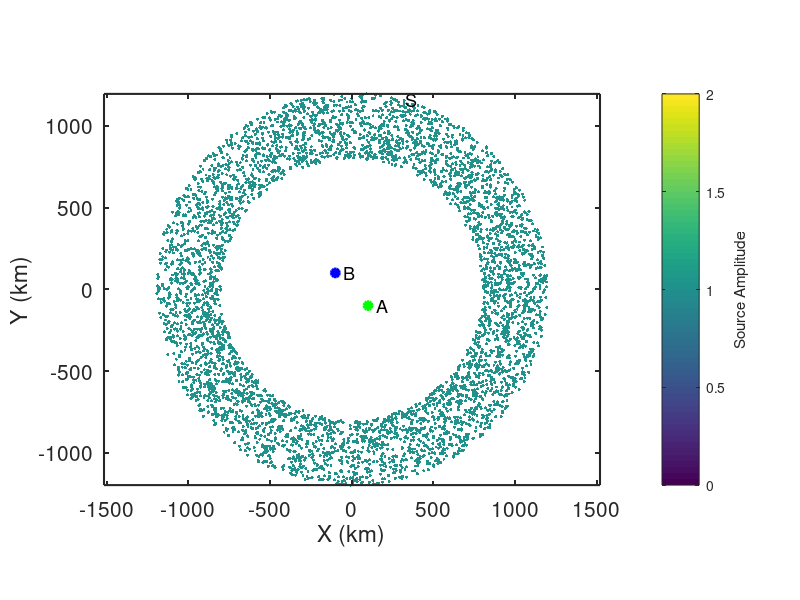

Write the MATLAB code that produced this figure. (Note: this script raises an error after producing the figure.)
% Simulate ambient noise within a homogeneous, isotropic, acoustic half-space 
% for random sources that form a finite-width donut.
%
% jbrussell - 7/2023

clear; close all;

addpath('../functions/');

dx = 10; % km
x = [-1000:dx:1000]; % km
y = [-1000:dx:1000]; % km
dt = 1; % sec
Ndays = 10;
t = [0:dt:60*60]; % [sec] daily time axis

% Location of virtual source (A)
x_Asrc = 100; % km
y_Asrc = -100; % km

% Location of receiver (B)
x_Brec = -100; % km
y_Brec = 100; % km

% Location of "source" ring (S)
N_sources = 5000; % Number of sources
N_excite = 1; % number of times to randomly excite each Source each hour
dr_S = 200; % [km] width of annulus, S
r_S = 1000 + (dr_S*2*rand(N_sources,1)' - dr_S); %1000; % [km] radius of source ring
% dtheta = 0.1;
theta_S = 360*rand(N_sources,1)'; %[0:dtheta:360-dtheta];
% r_S(theta_S>90 & theta_S<180) = []; % remove sector of sources
% theta_S(theta_S>90 & theta_S<180) = []; % remove sector of sources
x_S = r_S.*sind(theta_S);
y_S = r_S.*cosd(theta_S);
amp_S = ones(size(x_S)); % amplitude of sources

% Medium properties
vel = 3.5; % [km/s] velocity of medium

% Define source type
source_type = 'ricker'; % 'ricker' or 'microseism'
% RICKER  (impulsive source)
f_cent = 1/8; % 1/100; % [1/s] dominant frequency of Ricker wavelet
% MICROSEISM  (continuous source)
fmin = 1/10; % minimum frequency to sum over
fmax = 1/3; % maximum frequency to sum over


figure(98); clf;
box on; hold on;
plot(x_Asrc,y_Asrc,'og','linewidth',2,'MarkerFaceColor','g');
text(x_Asrc+50,y_Asrc,'A','fontsize',13);
plot(x_Brec,y_Brec,'ob','linewidth',2,'MarkerFaceColor','b');
text(x_Brec+50,y_Brec,'B','fontsize',13);
scatter(x_S,y_S,amp_S*5,amp_S,'o','filled');
text(x_S(1),y_S(1)+75,'S','fontsize',13);
axis square; axis equal;
set(gca,'fontsize',15,'linewidth',1.5,'layer','top');
xlabel('X (km)');
ylabel('Y (km)');
cb = colorbar;
ylabel(cb,'Source Amplitude');
colormap(viridis);

%% Generate wavefield at ring of sources S

% Build frequency and time axes
Nt = length(t);
Fs = 1./dt;
f = Fs*(0:(Nt/2))/Nt;
time = ([0:Nt-1]-floor(Nt/2))*dt;  % build lagtime vector for plotting
time = [time(time<0), time(time>=0)];

% Expected time between A and B
R_A_B = sqrt((x_Asrc-x_Brec).^2 + (y_Asrc-y_Brec).^2); % [km] distance from A to B
t_A_B = R_A_B ./ vel;

% Theoretical prediction of ccf from Goran's class notes
ccf_pre = real(1 ./ sqrt(t_A_B.^2 - time.^2));
A = 1;
J0_pre = besselj(0,2*pi*f*t_A_B) * A;

cohsum = zeros(size(t));
ccf_auto = zeros(size(t));
ihrs_total = 0;
ccf_all = {};
cohsum_all = {};
ccf_misfit = [];
for iday = 1:Ndays
    for ihr = 1 : (24/(max(t)/60/60))
        % Generate wavefields at A and B due to random noise at all Si
        Si_A = zeros(size(t));
        Si_B = zeros(size(t));
        for isrc = 1:length(x_S)
            R_Si_A = sqrt((x_Asrc-x_S(isrc)).^2 + (y_Asrc-y_S(isrc)).^2); % [km] distance from Si to A
            R_Si_B = sqrt((x_Brec-x_S(isrc)).^2 + (y_Brec-y_S(isrc)).^2); % [km] distance from Si to B

            % Loop through and generate sources, Si
            for ii = 1:N_excite
                if strcmp(source_type,'ricker')
                    % Ricker wavelet
                    % Generate random wavelet start times
                    tshift = max(t) .* rand(1,1);
                    Si_A = Si_A + amp_S(isrc) .* ricker_wavelet(t-tshift,R_Si_A,vel,f_cent);
                    Si_B = Si_B + amp_S(isrc) .* ricker_wavelet(t-tshift,R_Si_B,vel,f_cent);
                elseif strcmp(source_type,'microseism')
                    freq = f(f>=fmin & f<=fmax);
                    phi_rand = (2*pi)*rand(1,length(freq)); % random phase between [0,2*pi]
                    Si_A = Si_A + amp_S(isrc) .* microseism_source(t,R_Si_A,vel,freq,phi_rand);
                    Si_B = Si_B + amp_S(isrc) .* microseism_source(t,R_Si_B,vel,freq,phi_rand);
                else
                    error('Source type must be ''ricker'' or ''microseism''');
                end
            end
        end
        
        % Taper waveform
        Si_A = cos_taper(Si_A);
        Si_B = cos_taper(Si_B);

        % Calculate power spectra
        fftA = fft(Si_A);
        % fftA = spectrumwhiten_smooth(fftA,0.001);
%         P_A = abs(fftA/Nt);
%         P_A = P_A(1:Nt/2+1);
%         P_A(2:end-1) = 2*P_A(2:end-1);
        fftB = fft(Si_B);
        % fftB = spectrumwhiten_smooth(fftB,0.001);
%         P_B = abs(fftB/Nt);
%         P_B = P_B(1:Nt/2+1);
%         P_B(2:end-1) = 2*P_B(2:end-1);

        % Calculate cross-correlation (A --> B Causal; B --> A Acausal)
        cohsum = cohsum + fftB.*conj(fftA) ./ abs(fftB) ./ abs(fftA);
        ccf = real(ifft(cohsum,Nt)); % inverse FFT to get time domain
        ccf = fftshift(ccf); % rearrange values as [-lag lag]
        ccf = detrend(ccf);
        ccf = cos_taper(ccf);
        
        % Auto-correlation
%         ccf_auto = ccf_auto + xcorr(Si_A,Si_A,floor(length(t)/2));
        
        ihrs_total = ihrs_total + 1;
        ccf_all{ihrs_total} = ccf;
        cohsum_all{ihrs_total} = cohsum;
        ccf_misfit(ihrs_total) = sum((ccf_all{ihrs_total} ./ max(ccf_all{ihrs_total}) - ccf_pre ./ max(ccf_pre)).^2) / length(ccf_pre);
        
        if 1 && mod(ihrs_total,12)==0
            figure(99); clf;
            set(gcf,'position',[2         206        1730         814]);
            
            subplot(2,2,1); box on; hold on;
            plot(x_Asrc,y_Asrc,'og','linewidth',2,'MarkerFaceColor','g');
            text(x_Asrc+50,y_Asrc,'A','fontsize',13);
            plot(x_Brec,y_Brec,'ob','linewidth',2,'MarkerFaceColor','b');
            text(x_Brec+50,y_Brec,'B','fontsize',13);
            scatter(x_S,y_S,amp_S*5,amp_S,'o','filled');
            text(x_S(1),y_S(1)+75,'S','fontsize',13);
            axis square;
            set(gca,'fontsize',15,'linewidth',1.5,'layer','top');
            xlabel('X (km)');
            ylabel('Y (km)');
            cb = colorbar;
            ylabel(cb,'Source Amplitude');
            colormap(viridis);
            
            subplot(2,2,3); box on; hold on;
            plot([1:ihrs_total],ccf_misfit,'-b','linewidth',2);
            plot(ihrs_total,ccf_misfit(ihrs_total),'ok','linewidth',1,'markersize',12,'MarkerFaceColor','b');
            set(gca,'fontsize',15,'linewidth',1.5);
            xlabel('Data length (hr)');
            ylabel('Misfit');

            subplot(2,2,2); box on; hold on;
%             ccf_pre_conv = conv(ccf_pre,ccf_auto,'same');
            plot(time,ccf_all{ihrs_total} ./ max(ccf_all{ihrs_total}),'-k','linewidth',2);
            plot(time,ccf_pre ./ max(ccf_pre),'-r','linewidth',1);
%             plot(time,ccf_pre_conv ./ max(ccf_pre_conv),'--g','linewidth',1);
            set(gca,'fontsize',15,'linewidth',1.5)
            xlim([-200 200]);
            title([num2str(ihrs_total),' hrs']);
            xlabel('Lag Time (s)');
            ylabel('CCF_{A,B}');

            P_ccf = abs(cohsum_all{ihrs_total}/Nt);
            P_ccf = P_ccf(1:Nt/2+1);
            P_ccf(2:end-1) = 2*P_ccf(2:end-1);

%             subplot(2,1,2); box on; hold on;
%             plot(1./f,P_ccf,'-b');
%             plot(1./f,smooth(P_ccf,20),'-k','linewidth',2);
%             plot(1./f_cent*[1 1],[min(P_ccf) max(P_ccf)],'--r','linewidth',1.5);
%             % xlim([0 500]);
%             set(gca,'fontsize',15,'linewidth',1.5,'xscale','log','yscale','log')
%             xlabel('Period (s)');

            subplot(2,2,4); box on; hold on;
            J0 = real(cohsum_all{ihrs_total}(1:Nt/2+1));
            plot(f,J0 ./ rms(J0),'-b');
            plot(f,smooth(J0,10) ./ rms(J0),'-k','linewidth',2);
            plot(f,J0_pre ./ rms(J0_pre),'-r','linewidth',1);
            plot(f_cent*[1 1],[0 1],'--r','linewidth',1.5);
            % xlim([0 500]);
            set(gca,'fontsize',15,'linewidth',1.5,'xscale','linear','yscale','linear')
            xlabel('Freq (Hz)');
            ylabel('J_0');
            xlim([0 max(f)]);

            drawnow;
        end
    end
end

%%
clear OUTmovie

is_movieout = 1;

if is_movieout
        
    OUTmovie(length(1:1:ihrs_total)) = struct('cdata',[],'colormap',[]);
    OUTit = 0;
    misfit = [];
    for ii = 1:1:ihrs_total
    
        figure(3); clf;
        set(gcf,'position',[2         206        1730         814],'color','w');
        
        subplot(2,2,1); box on; hold on;
        plot(x_Asrc,y_Asrc,'og','linewidth',2,'MarkerFaceColor','g');
        text(x_Asrc+50,y_Asrc,'A','fontsize',13);
        plot(x_Brec,y_Brec,'ob','linewidth',2,'MarkerFaceColor','b');
        text(x_Brec+50,y_Brec,'B','fontsize',13);
        scatter(x_S,y_S,amp_S*5,amp_S,'o','filled');
        text(x_S(1),y_S(1)+75,'S','fontsize',13);
        axis square; axis equal;
        set(gca,'fontsize',15,'linewidth',1.5,'layer','top');
        xlabel('X (km)');
        ylabel('Y (km)');
        cb = colorbar;
        ylabel(cb,'Source Amplitude');
        colormap(viridis);
        
        subplot(2,2,3); box on; hold on;
        plot([1:ii],ccf_misfit(1:ii),'-b','linewidth',2);
        plot(ii,ccf_misfit(ii),'ok','linewidth',1,'markersize',12,'MarkerFaceColor','b');
        set(gca,'fontsize',15,'linewidth',1.5);
        xlim([0 length(ccf_misfit)]);
        ylim([0 max(ccf_misfit)]);
        xlabel('Data length (hr)');
        ylabel('Misfit');
        
        subplot(2,2,2); box on; hold on;
%         ccf_pre_conv = conv(ccf_pre,ccf_auto,'same');
        plot(time,ccf_all{ii} ./ max(ccf_all{ii}),'-k','linewidth',2);
        plot(time,ccf_pre ./ max(ccf_pre),'-r','linewidth',1);
%         plot(time,ccf_pre_conv ./ max(ccf_pre_conv),'--g','linewidth',1);
        set(gca,'fontsize',15,'linewidth',1.5)
        xlim([-200 200]);
        ylim([-0.3 1.1]);
        title([num2str(ii),' hrs']);
        xlabel('Lag Time (s)');
        ylabel('CCF_{A,B}');

        P_ccf = abs(cohsum_all{ii}/Nt);
        P_ccf = P_ccf(1:Nt/2+1);
        P_ccf(2:end-1) = 2*P_ccf(2:end-1);

%         subplot(2,1,2); box on; hold on;
%         plot(1./f,P_ccf,'-b');
%         plot(1./f,smooth(P_ccf,20),'-k','linewidth',2);
%         plot(1./f_cent*[1 1],[min(P_ccf) max(P_ccf)],'--r','linewidth',1.5);
%         % xlim([0 500]);
%         set(gca,'fontsize',15,'linewidth',1.5,'xscale','log','yscale','log')
%         xlabel('Period (s)');
        
        subplot(2,2,4); box on; hold on;
        J0 = real(cohsum_all{ii}(1:Nt/2+1));
        plot(f,J0 ./ rms(J0),'-b');
        plot(f,smooth(J0,10) ./ rms(J0),'-k','linewidth',2);
        plot(f,J0_pre ./ rms(J0_pre),'-r','linewidth',1);
        plot(f_cent*[1 1],[0 1],'--r','linewidth',1.5);
        % xlim([0 500]);
        set(gca,'fontsize',15,'linewidth',1.5,'xscale','linear','yscale','linear')
        xlabel('Freq (Hz)');
        ylabel('J_0');
        xlim([0 max(f)]);

        drawnow;

        OUTit = OUTit + 1;
        rect = get(gcf,'Position'); rect(1:2) = [0 0]; 
        OUTmovie(OUTit) = getframe(gcf,rect);
    end
    
%     vid = VideoWriter(['noise_ccf_build_Sdonut','.avi']);
    vid = VideoWriter(['noise_ccf_build_Sdonut'],'MPEG-4');
    vid.FrameRate = 10;
    open(vid);
    OUTmovie(1) = [];
    writeVideo(vid,OUTmovie);
    close(vid);
end
